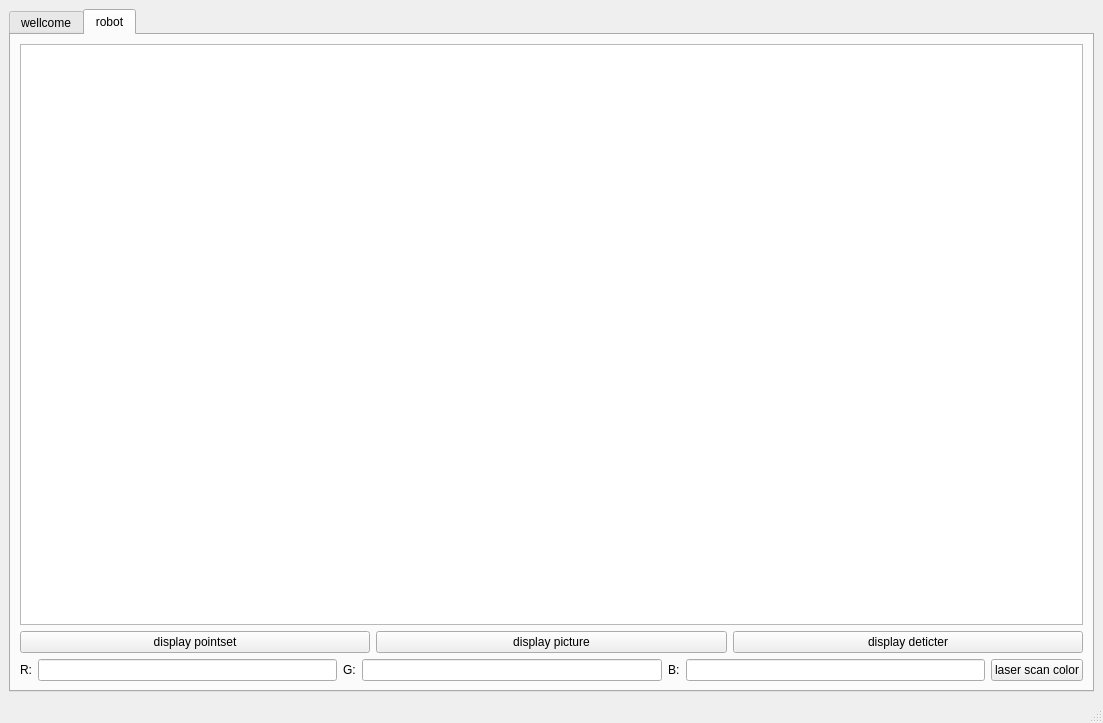
<?xml version="1.0" encoding="UTF-8"?>
<ui version="4.0">
 <class>MainWindow</class>
 <widget class="QMainWindow" name="MainWindow">
  <property name="geometry">
   <rect>
    <x>0</x>
    <y>0</y>
    <width>1103</width>
    <height>723</height>
   </rect>
  </property>
  <property name="windowTitle">
   <string>MainWindow</string>
  </property>
  <widget class="QWidget" name="centralwidget">
   <layout class="QHBoxLayout" name="horizontalLayout">
    <item>
     <widget class="QTabWidget" name="tabWidget">
      <property name="currentIndex">
       <number>1</number>
      </property>
      <widget class="QWidget" name="tab">
       <attribute name="title">
        <string>wellcome</string>
       </attribute>
       <layout class="QVBoxLayout" name="verticalLayout">
        <item>
         <widget class="QLabel" name="label_2">
          <property name="text">
           <string>hello handsome</string>
          </property>
         </widget>
        </item>
        <item>
         <widget class="QLabel" name="label_3">
          <property name="minimumSize">
           <size>
            <width>300</width>
            <height>300</height>
           </size>
          </property>
          <property name="maximumSize">
           <size>
            <width>300</width>
            <height>300</height>
           </size>
          </property>
          <property name="text">
           <string>TextLabel</string>
          </property>
         </widget>
        </item>
        <item>
         <widget class="QPushButton" name="pushButton">
          <property name="text">
           <string>PushButton</string>
          </property>
         </widget>
        </item>
        <item>
         <widget class="QLabel" name="label">
          <property name="text">
           <string>i am iron man</string>
          </property>
         </widget>
        </item>
       </layout>
      </widget>
      <widget class="QWidget" name="tab_2">
       <attribute name="title">
        <string>robot</string>
       </attribute>
       <layout class="QVBoxLayout" name="verticalLayout_2">
        <item>
         <widget class="QGraphicsView" name="graphicsView"/>
        </item>
        <item>
         <layout class="QHBoxLayout" name="horizontalLayout_2">
          <item>
           <widget class="QPushButton" name="pushButton_3">
            <property name="text">
             <string>display pointset</string>
            </property>
           </widget>
          </item>
          <item>
           <widget class="QPushButton" name="pushButton_2">
            <property name="text">
             <string>display picture</string>
            </property>
           </widget>
          </item>
          <item>
           <widget class="QPushButton" name="pushButton_4">
            <property name="text">
             <string>display deticter</string>
            </property>
           </widget>
          </item>
         </layout>
        </item>
        <item>
         <layout class="QHBoxLayout" name="horizontalLayout_3">
          <item>
           <widget class="QLabel" name="label_4">
            <property name="text">
             <string>R:</string>
            </property>
           </widget>
          </item>
          <item>
           <widget class="QLineEdit" name="lineEdit">
            <property name="cursorPosition">
             <number>0</number>
            </property>
           </widget>
          </item>
          <item>
           <widget class="QLabel" name="label_5">
            <property name="text">
             <string>G:</string>
            </property>
           </widget>
          </item>
          <item>
           <widget class="QLineEdit" name="lineEdit_2"/>
          </item>
          <item>
           <widget class="QLabel" name="label_6">
            <property name="text">
             <string>B:</string>
            </property>
           </widget>
          </item>
          <item>
           <widget class="QLineEdit" name="lineEdit_3"/>
          </item>
          <item>
           <widget class="QPushButton" name="laser_scan_color">
            <property name="text">
             <string>laser scan color</string>
            </property>
           </widget>
          </item>
         </layout>
        </item>
       </layout>
      </widget>
     </widget>
    </item>
   </layout>
  </widget>
  <widget class="QMenuBar" name="menubar">
   <property name="geometry">
    <rect>
     <x>0</x>
     <y>0</y>
     <width>1103</width>
     <height>22</height>
    </rect>
   </property>
  </widget>
  <widget class="QStatusBar" name="statusbar"/>
 </widget>
 <resources/>
 <connections/>
</ui>
